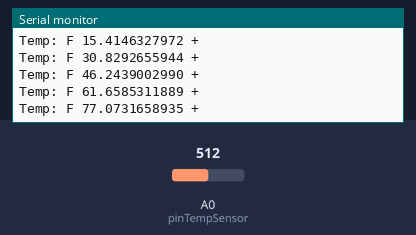
A sketch run on a simulated Arduino Uno, built with avr-gcc and run on an emulated ATmega328P. Shown: the last lines printed to the serial monitor. The test bench sets the inputs (shaded band); at power-on: A0 (pinTempSensor) = 512.

Above: at 2.2 s.
2.3 s: A0 (pinTempSensor) set to 716
At 3.5 s:
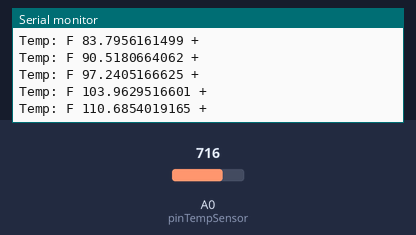
3.8 s: A0 (pinTempSensor) set to 900
At 5.5 s:
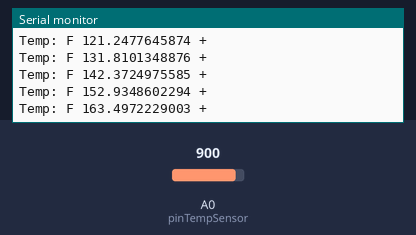
Timing chart, 0 to 7.0 s (numbered marks = the images above; inputs shaded):
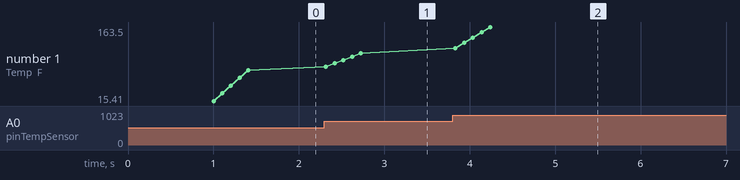

The sketch:

Temp.ino
```cpp
//
const int B=4275;                 // B value of the thermistor
const int R0 = 100000;            // R0 = 100k
const int pinTempSensor = A0;     // Grove - Temperature Sensor connect to A5

const int tempcheck = 5;
float temperatureC = 0 ;
float temperatureF = 0;
float temp[tempcheck];
float oldtemp = 0;

void setup(){
	delay(1000);
	Serial.begin(9600);
}

void loop(){

	int a = analogRead(pinTempSensor );
	float R = 1023.0/((float)a)-1.0;
	R = 100000.0*R;
	R = 1.0/(log(R/100000.0)/B+1/298.15)-273.15;//convert to temperature via datasheet;
	R = ((R * 9) / 5) + 32;//convert temperature to F
	for(int i = tempcheck; i > 0; i--)
	{
		temp[i] = temp[i - 1];
	}
	temp[0] = R;

	temperatureF = average(temp, tempcheck);
	int val = map(temperatureF, 60, 90, 0, 32);
	int val2 = map(temperatureF, 60, 90, 0, 255);
	val = constrain(val, 0 , 32);
	val2 = constrain(val2, 0 , 255);

	if (temperatureF != oldtemp) {
		//00.0000000000 = 2.10

		//
		Serial.print("Temp: F ");
		Serial.print(temperatureF,DEC);
		if (temperatureF < oldtemp){
			Serial.print(" - ");
		}
		else{
			Serial.print(" + ");
		}
		Serial.println();
		//

		oldtemp = temperatureF;
	}
	delay(100);

}

float average (float * array, int len)  // assuming array is int.
{
	float sum = 0 ;  // sum will be larger than an item, long for safety.
	for (int i = 0 ; i < len ; i++)
	sum += array [i] ;
	return  (sum / len);  // average will be fractional, so float may be appropriate.

}
```

Measured:
- after the input at 2.3 s, the serial monitor: prints a new line at once (image 1)
- after the input at 3.8 s, the serial monitor: prints a new line at once (image 2)
- plotted number 1: 77.07 → 110.69 after the input at 2.3 s, 110.69 → 163.5 after the input at 3.8 s
